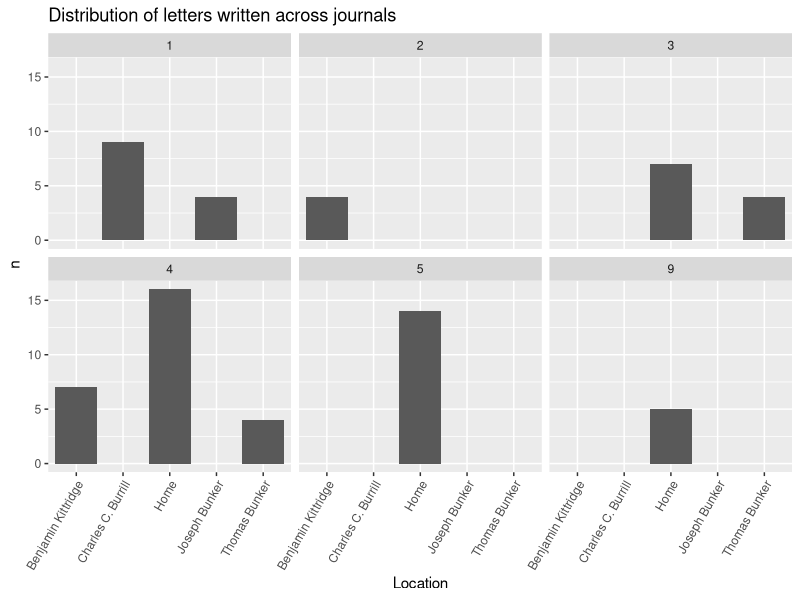
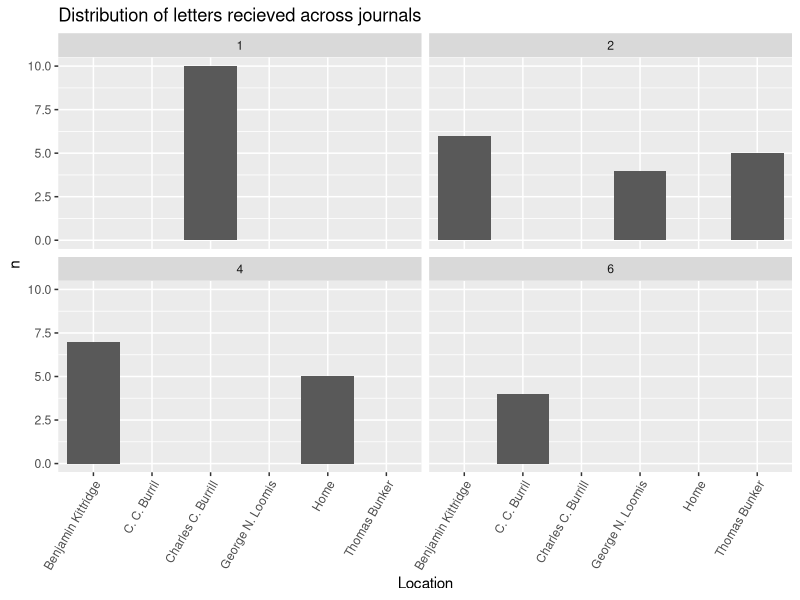
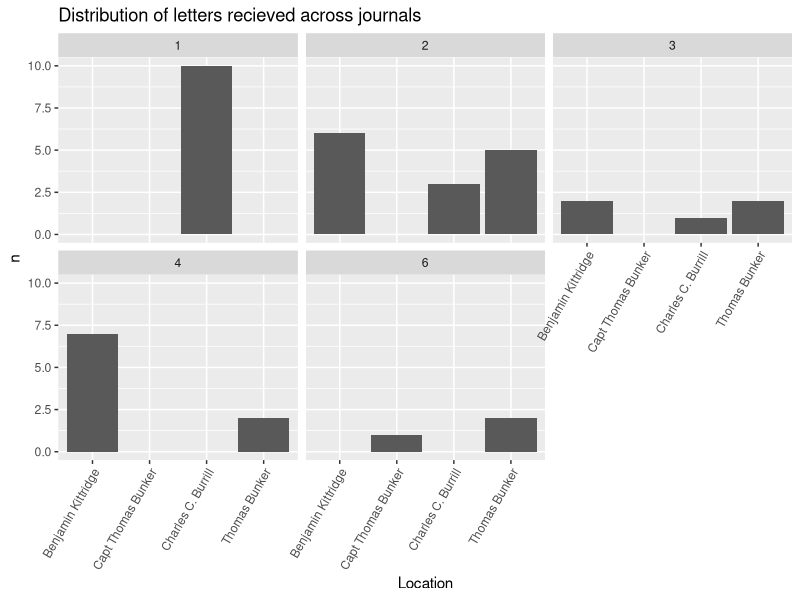
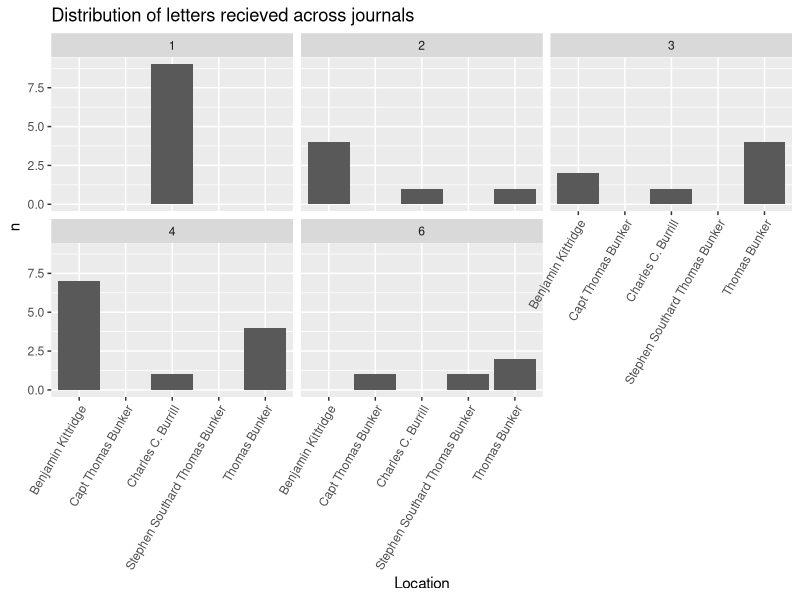

The R source for these figures, in order:
## ---- chunk 1
#install.packages(c("tidyverse", 
 #                  "tidytext",
  #                 "stopwords",
   #                "widyr",
    #               "tidygraph",
     #              "tidylo",
      #             "ggraph",
       #            "wordcloud",
        #           "dplyr"))
## ---- chunk 2
library(dplyr)
library(tidyverse)
library("magrittr") 
library(tidyverse)
library(tidytext)
## ---- chunk 3
library(readr)
journal_71_72 <- read_csv("Data_Sets/journal_1871_1872 - Sheet1 (1).csv")
journal_73 <- read_csv("Data_Sets/journal_1873 - Sheet1.csv")
journal_74 <- read_csv("Data_Sets/journal_1874 - Sheet1.csv")
journal_75 <- read_csv("Data_Sets/journal_1875 - Sheet1.csv")
journal_76 <- read_csv("Data_Sets/journal_1876 - Sheet1.csv")
journal_77 <- read_csv("Data_Sets/journal_1877 - Sheet1.csv")
journal_80 <- read_csv("Data_Sets/journal_1880 - Sheet1.csv")
journal_83 <- read_csv("Data_Sets/journal_1883 - Sheet1.csv")
journal_84 <- read_csv("Data_Sets/journal_1884 - Sheet1.csv")
journal_86 <- read_csv("Data_Sets/journal_1886 - Sheet1.csv")

## ---- chunk 4
journal_71_72$journal <- 1
journal_73$journal <- 2
journal_74$journal <- 3
journal_75$journal <- 4
journal_76$journal <- 5
journal_77$journal <- 6

journal_80$journal <- 9

journal_83$journal <- 12
journal_84$journal <- 13

journal_86$journal <- 15
## ---- chunk 5
journal_71_72 <- journal_71_72 %>%
  rename(transcription_accuracy = transcription) %>%
  mutate(image_path = as.character(image_path)) %>%
  mutate(image_description = as.character(image_description))

journal_75 <- journal_75 %>%
  mutate(quantity = as.character(quantity)) %>%
  mutate(latitude = as.logical(latitude)) %>%
  mutate(latitude_origin = as.logical(latitude_origin)) %>%
  mutate(longitude = as.logical(longitude)) %>%
  mutate(longitude_origin = as.logical(longitude_origin))

journal_76 <- journal_76 %>%
  mutate(quantity = as.character(quantity)) %>%
  mutate(latitude = as.logical(latitude)) %>%
  mutate(latitude_origin = as.logical(latitude_origin)) %>%
  mutate(longitude = as.logical(longitude)) %>%
  mutate(longitude_origin = as.logical(longitude_origin)) %>%
  mutate(image_path = as.character(image_path)) %>%
  mutate(image_description = as.character(image_description)) %>%
  mutate(noteworthy = as.logical(noteworthy))

journal_77 <- journal_77 %>%
  mutate(quantity = as.character(quantity)) %>%
  mutate(image_path = as.character(image_path)) %>%
  mutate(image_description = as.character(image_description)) %>%
  mutate(noteworthy = as.logical(noteworthy)) %>%
  mutate(temperature_am = as.logical(temperature_am))

journal_80 <- journal_80 %>%
  mutate(image_path = as.character(image_path)) %>%
  mutate(image_description = as.character(image_description)) %>%
  mutate(noteworthy = as.logical(noteworthy)) %>%
  mutate(temperature_am = as.logical(temperature_am)) %>%
  mutate(temperature_pm = as.logical(temperature_pm)) %>%
  mutate(temperature_night = as.logical(temperature_night))
  
journal_86 <- journal_86 %>%
  mutate(image_path = as.character(image_path)) %>%
  mutate(image_description = as.character(image_description)) %>%
  mutate(noteworthy = as.logical(noteworthy)) %>%
  mutate(temperature_am = as.logical(temperature_am)) %>%
  mutate(temperature_pm = as.logical(temperature_pm)) %>%
  mutate(temperature_night = as.logical(temperature_night)) %>%
  mutate(latitude = as.logical(latitude)) %>%
  mutate(recorder = as.character(recorder)) %>%
  mutate(notes = as.character(notes)) %>%
  select(- ...37)

journal_83 <- journal_83 %>%
  mutate(image_path = as.character(image_path)) %>%
  mutate(image_description = as.character(image_description)) %>%
  mutate(noteworthy = as.logical(noteworthy)) %>%
  mutate(temperature_am = as.logical(temperature_am)) %>%
  mutate(latitude = as.logical(latitude)) %>%
  mutate(latitude_origin = as.logical(latitude_origin)) %>%
  mutate(longitude_origin = as.logical(longitude_origin)) %>%
  mutate(letter_from = as.character(letter_from))
  
journal_84 <- journal_84 %>%
  mutate(image_path = as.character(image_path)) %>%
  mutate(image_description = as.character(image_description)) %>%
  mutate(noteworthy = as.logical(noteworthy)) %>%
  mutate(temperature_am = as.logical(temperature_am)) %>%
  mutate(latitude = as.logical(latitude)) %>%
  mutate(latitude_origin = as.logical(latitude_origin)) %>%
  mutate(letter_to = as.character(letter_to))%>%
  mutate(notes = as.character(notes))
## ---- chunk 6
journals <- dplyr::bind_rows(journal_71_72, journal_73, journal_74, journal_75, journal_76, journal_77, journal_80, journal_86)
## ---- chunk 7
letters <- journals %>%
  filter(letter != "no letter")
## ---- chunk 8
read_letters <- letters %>%
  filter(letter_from != "NA")
  
## ---- chunk 9
write_letters <- letters %>%
  filter(letter_to != "NA")
## ---- chunk 10
read_letters <- read_letters %>%
  separate(letter_from, c("person_1", "person_2", "person_3", "person_4"), sep = ",")
## ---- chunk 11
per_1 <- read_letters %>%
  select(person_1, journal, journal_entry, date_mdy, month, transcription_accuracy, location, location_accuracy, local_place, local_place_accuracy, latitude,latitude_origin, longitude, longitude_origin, quantity, unit, item, letter, wind_direction_am, wind_direction_pm, wind_direction_night, weather_condition_am, weather_condition_pm, weather_condition_night, temperature_am, temperature_pm, temperature_night, image_path, image_description, recorder, notes, noteworthy, second_check) %>%
  rename(from = person_1)
per_2 <- read_letters %>%
  select(person_2, journal, journal_entry, date_mdy, month, transcription_accuracy, location, location_accuracy, local_place, local_place_accuracy, latitude,latitude_origin, longitude, longitude_origin, quantity, unit, item, letter, wind_direction_am, wind_direction_pm, wind_direction_night, weather_condition_am, weather_condition_pm, weather_condition_night, temperature_am, temperature_pm, temperature_night, image_path, image_description, recorder, notes, noteworthy, second_check) %>%
  rename(from = person_2)
per_3 <- read_letters %>%
  select(person_3, journal, journal_entry, date_mdy, month, transcription_accuracy, location, location_accuracy, local_place, local_place_accuracy, latitude,latitude_origin, longitude, longitude_origin, quantity, unit, item, letter, wind_direction_am, wind_direction_pm, wind_direction_night, weather_condition_am, weather_condition_pm, weather_condition_night, temperature_am, temperature_pm, temperature_night, image_path, image_description, recorder, notes, noteworthy, second_check) %>%
  rename(from = person_3)
per_4 <- read_letters %>%
  select(person_4, journal, journal_entry, date_mdy, month, transcription_accuracy, location, location_accuracy, local_place, local_place_accuracy, latitude,latitude_origin, longitude, longitude_origin, quantity, unit, item, letter, wind_direction_am, wind_direction_pm, wind_direction_night, weather_condition_am, weather_condition_pm, weather_condition_night, temperature_am, temperature_pm, temperature_night, image_path, image_description, recorder, notes, noteworthy, second_check) %>%
  rename(from = person_4)

read_letters <- dplyr::bind_rows(per_1, per_2, per_3, per_4)
## ---- chunk 12
read_letters <- read_letters %>%
  mutate(from = str_to_title(from)) %>%
  mutate(from = trimws(from, "both")) %>%
  filter(from != "NA")
## ---- chunk 13
(read_count <- read_letters %>%
   filter(from!= "NA") %>%
    count(from, sort = TRUE))
## ---- chunk 14
write_letters <- write_letters %>%
  separate(letter_to, c("person_1", "person_2", "person_3", "person_4"), sep = ",")
## ---- chunk 15
per_1 <- write_letters %>%
  select(person_1, journal, journal_entry, date_mdy, month, transcription_accuracy, location, location_accuracy, local_place, local_place_accuracy, latitude,latitude_origin, longitude, longitude_origin, quantity, unit, item, letter, wind_direction_am, wind_direction_pm, wind_direction_night, weather_condition_am, weather_condition_pm, weather_condition_night, temperature_am, temperature_pm, temperature_night, image_path, image_description, recorder, notes, noteworthy, second_check) %>%
  rename(to = person_1)
per_2 <- write_letters %>%
  select(person_2, journal, journal_entry, date_mdy, month, transcription_accuracy, location, location_accuracy, local_place, local_place_accuracy, latitude,latitude_origin, longitude, longitude_origin, quantity, unit, item, letter, wind_direction_am, wind_direction_pm, wind_direction_night, weather_condition_am, weather_condition_pm, weather_condition_night, temperature_am, temperature_pm, temperature_night, image_path, image_description, recorder, notes, noteworthy, second_check) %>%
  rename(to = person_2)
per_3 <- write_letters %>%
  select(person_3, journal, journal_entry, date_mdy, month, transcription_accuracy, location, location_accuracy, local_place, local_place_accuracy, latitude,latitude_origin, longitude, longitude_origin, quantity, unit, item, letter, wind_direction_am, wind_direction_pm, wind_direction_night, weather_condition_am, weather_condition_pm, weather_condition_night, temperature_am, temperature_pm, temperature_night, image_path, image_description, recorder, notes, noteworthy, second_check) %>%
  rename(to = person_3)
per_4 <- write_letters %>%
  select(person_4, journal, journal_entry, date_mdy, month, transcription_accuracy, location, location_accuracy, local_place, local_place_accuracy, latitude,latitude_origin, longitude, longitude_origin, quantity, unit, item, letter, wind_direction_am, wind_direction_pm, wind_direction_night, weather_condition_am, weather_condition_pm, weather_condition_night, temperature_am, temperature_pm, temperature_night, image_path, image_description, recorder, notes, noteworthy, second_check) %>%
  rename(to = person_4)

write_letters <- dplyr::bind_rows(per_1, per_2, per_3, per_4)
## ---- chunk 16
write_letters <- write_letters %>%
  mutate(to = str_to_title(to)) %>%
  mutate(to = trimws(to, "both")) %>%
  filter(to != "NA")
## ---- chunk 17
(write_count <- write_letters %>%
   filter(to != "NA") %>%
    count(to, sort = TRUE))

## ---- chunk 18
ben_kitt <-letters %>%
  filter(grepl('Benjamin Kittridge|benjamin kittridge', letter_from))
ben_kitt_2 <-letters %>%
  filter(grepl('Benjamin Kittridge|benjamin kittridge', letter_to))

ben_kitt <- dplyr::bind_rows(ben_kitt, ben_kitt_2)
## ---- chunk 19
(BK_words <- ben_kitt %>%
    unnest_tokens(word, journal_entry) %>%
    count(journal, word, sort = TRUE) %>%
    filter(!word %in% stop_words$word))
## ---- chunk 20
bk_mention <-journals %>%
  filter(grepl('Benj. Kittridge|Benjamin Kittredge|Kittredge', journal_entry)) %>%
  filter(letter == "no letter")
## ---- chunk 21
(bk_word_xletter <- bk_mention %>%
  filter(letter == "no letter") %>%
    unnest_tokens(word, journal_entry) %>%
    count(journal, word, sort = TRUE) %>%
    filter(!word %in% stop_words$word))
## ---- chunk 22
CC_Burr <-letters %>%
  filter(grepl('Charles C. Burrill|C. C. Burrill', letter_from))
CC_Burr_2 <-letters %>%
  filter(grepl('Charles C. Burrill|C. C. Burrill', letter_to))

CC_Burr <- dplyr::bind_rows(CC_Burr, CC_Burr_2)
## ---- chunk 23
(CC_words <- CC_Burr %>%
    unnest_tokens(word, journal_entry) %>%
    count(journal, word, sort = TRUE) %>%
    filter(!word %in% stop_words$word))
## ---- chunk 24
CB_mention <-journals %>%
  filter(grepl('CC Burrill|C.C. Burrill|C. C. Burrill|C C Burrill| Charles C. Burrill| Charles C Burrill|Chas. C. Burrill', journal_entry)) %>%
  filter(letter == "no letter")
## ---- chunk 25
(cb_word_xletter <- CB_mention %>%
  filter(letter == "no letter") %>%
    unnest_tokens(word, journal_entry) %>%
    count(journal, word, sort = TRUE) %>%
    filter(!word %in% stop_words$word))
## ---- chunk 26
Tom_Bunk <-letters %>%
  filter(grepl('Thomas Bunker', letter_from))
Tom_Bunk_2 <-letters %>%
  filter(grepl('Thomas Bunker', letter_to))

Tom_Bunk <- dplyr::bind_rows(Tom_Bunk, Tom_Bunk_2)
## ---- chunk 27
(TB_words <- Tom_Bunk %>%
    unnest_tokens(word, journal_entry) %>%
    count(journal, word, sort = TRUE) %>%
    filter(!word %in% stop_words$word))
## ---- chunk 28
tb_mention <-journals %>%
  filter(grepl('Thomas Bunker|Thom Bunker|thomas Bunker', journal_entry)) %>%
  filter(letter == "no letter")
## ---- chunk 29
(tb_word_xletter <- tb_mention %>%
  filter(letter == "no letter") %>%
    unnest_tokens(word, journal_entry) %>%
    count(journal, word, sort = TRUE) %>%
    filter(!word %in% stop_words$word))
## ---- chunk 30
JF_King <-letters %>%
  filter(grepl('J.F. Kingsley|J.F.K|JFK|Jfk|J F Kingsley| J. F. Kingsley', letter_from))
JF_King_2 <-letters %>%
  filter(grepl('J.F. Kingsley|J.F.K|JFK|Jfk|J F Kingsley| J. F. Kingsley', letter_to))

JF_King <- dplyr::bind_rows(JF_King, JF_King_2)
## ---- chunk 31
(JFK_words <- JF_King %>%
    unnest_tokens(word, journal_entry) %>%
    count(journal, word, sort = TRUE) %>%
    filter(!word %in% stop_words$word))
## ---- chunk 32
jfk_mention <-journals %>%
  filter(grepl('J.F. Kingsley|J.F.K|JFK|Jfk|J F Kingsley| J. F. Kingsley', journal_entry)) 
## ---- chunk 33
(jfk_word_xletter <- jfk_mention %>%
    unnest_tokens(word, journal_entry) %>%
    count(journal, word, sort = TRUE) %>%
    filter(!word %in% stop_words$word))
## ---- chunk 34
count_1 <- write_letters %>%
    filter(journal == 1) %>%
           count(to) 
count_2 <- write_letters %>%
    filter(journal == 2) %>%
           count(to) 
count_3 <- write_letters %>%
    filter(journal == 3) %>%
           count(to)
count_4 <- write_letters %>%
    filter(journal == 4) %>%
           count(to)
count_5 <- write_letters %>%
    filter(journal == 5) %>%
           count(to)
count_6 <- write_letters %>%
    filter(journal == 6) %>%
           count(to) 
count_9 <- write_letters %>%
    filter(journal == 9) %>%
           count(to)
count_12 <- write_letters %>%
    filter(journal == 12) %>%
           count(to)
count_13 <- write_letters %>%
    filter(journal == 13) %>%
           count(to)
count_15 <- write_letters %>%
    filter(journal == 15) %>%
           count(to) 

## ---- chunk 35
count_1$journal <- 1
count_2$journal <- 2
count_3$journal <- 3
count_4$journal <- 4
count_5$journal <- 5
count_6$journal <- 6
count_9$journal <- 9
count_12$journal <- 12
count_13$journal <- 13
count_15$journal <- 15
## ---- chunk 36

to_count <- dplyr::bind_rows(count_1, count_2, count_3, count_4, count_5, count_6, count_9, count_12,count_13, count_15)
## ---- chunk 37
to_count %>%
  group_by(journal) %>%
   filter(n > 3) %>%
  ggplot(aes(x=to, y=n)) + 
   geom_bar(stat = "identity")+
   facet_wrap(vars(journal))+
    theme(axis.text.x = element_text(angle = 60, hjust = 1))+
   labs(y = "n", x = "Location", title = "Distribution of letters written across journals")
## ---- chunk 38
count_1 <- read_letters %>%
    filter(journal == 1) %>%
           count(from) 
count_2 <- read_letters %>%
    filter(journal == 2) %>%
           count(from) 
count_3 <- read_letters %>%
    filter(journal == 3) %>%
           count(from)
count_4 <- read_letters %>%
    filter(journal == 4) %>%
           count(from)
count_5 <- read_letters %>%
    filter(journal == 5) %>%
           count(from)
count_6 <- read_letters %>%
    filter(journal == 6) %>%
           count(from) 
count_9 <- read_letters %>%
    filter(journal == 9) %>%
           count(from)
count_12 <- read_letters %>%
    filter(journal == 12) %>%
           count(from)
count_13 <- read_letters %>%
    filter(journal == 13) %>%
           count(from)
count_15 <- read_letters %>%
    filter(journal == 15) %>%
           count(from) 

## ---- chunk 39
count_1$journal <- 1
count_2$journal <- 2
count_3$journal <- 3
count_4$journal <- 4
count_5$journal <- 5
count_6$journal <- 6
count_9$journal <- 9
count_12$journal <- 12
count_13$journal <- 13
count_15$journal <- 15
## ---- chunk 40

from_count <- dplyr::bind_rows(count_1, count_2, count_3, count_4, count_5, count_6, count_9, count_12,count_13, count_15)
## ---- chunk 41
from_count %>%
  group_by(journal) %>%
   filter(n > 3) %>%
  ggplot(aes(x=from, y=n)) + 
   geom_bar(stat = "identity")+
   facet_wrap(vars(journal))+
    theme(axis.text.x = element_text(angle = 60, hjust = 1))+
   labs(y = "n", x = "Location", title = "Distribution of letters recieved across journals")
## ---- chunk 42
top_from <- dplyr::filter(from_count, grepl('C. C. Burill|C.C. Burrill|C.c. Burrill|CC Burrill|Charles C. Burrill|Charles C Burill|Benjamin Kittridge|Thomas Bunker|Capt. Thomas Bunker|J.F. Kingsley|J.F.K|JFK|Jfk|J F Kingsley| J. F. Kingsley', from))
## ---- chunk 43
top_from %>%
  group_by(journal) %>%
  ggplot(aes(x=from, y=n)) + 
   geom_bar(stat = "identity")+
   facet_wrap(vars(journal))+
    theme(axis.text.x = element_text(angle = 60, hjust = 1))+
   labs(y = "n", x = "Location", title = "Distribution of letters recieved across journals")
## ---- chunk 44
top_to <- dplyr::filter(to_count, grepl('C. C. Burill|C.C. Burrill|C.c. Burrill|CC Burrill|Charles C. Burrill|Charles C Burill|Benjamin Kittridge|Thomas Bunker|Capt. Thomas Bunker|J.F. Kingsley|J.F.K|JFK|Jfk|J F Kingsley| J. F. Kingsley', to))
## ---- chunk 45
top_to %>%
  group_by(journal) %>%
  ggplot(aes(x=to, y=n)) + 
   geom_bar(stat = "identity")+
   facet_wrap(vars(journal))+
    theme(axis.text.x = element_text(angle = 60, hjust = 1))+
   labs(y = "n", x = "Location", title = "Distribution of letters recieved across journals")
## ---- chunk 46
#mapping <- c("74250" = 1, "8000" = 2, "9000" = 3)
#data$Week_Number <- mapping[as.character(data$Process_ID)]

#https://forum.posit.co/t/creating-a-new-column-based-on-another-column/109464/6
## ---- chunk 47
Top_2 <-   
  dplyr::filter(write_letters, grepl('C. C. Burill|C.C. Burrill|C.c. Burrill|CC Burrill|Charles C. Burrill|Charles C Burill|Benjamin Kittridge|Thomas Bunker|Capt. Thomas Bunker|J.F. Kingsley|J.F.K|JFK|Jfk|J F Kingsley| J. F. Kingsley', to))%>%
  rename(person = to)
Top_f <-
  dplyr::filter(read_letters, grepl('C. C. Burill|C.C. Burrill|C.c. Burrill|CC Burrill|Charles C. Burrill|Charles C Burill|Benjamin Kittridge|Thomas Bunker|Capt. Thomas Bunker|J.F. Kingsley|J.F.K|JFK|Jfk|J F Kingsley| J. F. Kingsley', from))%>%
  rename(person = from)

top <- dplyr::bind_rows(Top_2, Top_f)
## ---- chunk 48
mapping <- c("Charles C. Burrill" = 44.5434, "Benjamin Kittridge" = 44.387699, "Thomas Bunker" = 44.2534, "Capt Thomas Bunker" = 44.2534, "Stephen Southard Thomas Bunker" = 44.2534)

top$latitude_to <- mapping[as.character(top$person)]
## ---- chunk 49
mapping <- c("Charles C. Burrill" = -68.4195, "Benjamin Kittridge" = -68.212219, "Thomas Bunker" = -68.1837, "Capt Thomas Bunker" = -68.1837, "Stephen Southard Thomas Bunker" = -68.1837)

top$longitude_to <- mapping[as.character(top$person)]
## ---- chunk 50
mapping <- c("Winter Harbor" = 44.3948,                     
"West Gouldsboro, Winter Harbor" = 44.3948, 
# "NA"
"West Gouldsboro" = 44.4695,       
"Winter Harbor, Mark Island, Winter Harbor" = 44.3948,
"Hog Island, Jones Cove" = 44.4687,      
# "Salem"                                    
"Boston"  = 42.3601,                                 
"Stave Island, Winter Harbor" = 44.3948,          
"Prospect Harbor" = 44.4033,                       
"Ellsworth" = 44.5434,                  
"Bangor" = 44.8016,        
"Winter Harbor, West Gouldsboro" = 44.3948,      
"Winter Harbor, Turtle Isle, Winter Harbor" = 44.3948,
"Winter Harbor, Iron Bound, Winter Harbor" = 44.3948,
"Hancock, Petit Manan, Winter Harbor" = 44.3948, 
"Deer Isle, Bass Harbor, Winter Harbor"  = 44.3948,  
"Duck Islands, Winter Harbor" = 44.3948,
"Bass Habor, Winter Harbor"= 44.3948
# "Albany Railroad Wharf"  
)
top$latitude <- mapping[as.character(top$location)]
## ---- chunk 51
mapping <- c("Winter Harbor" = -68.0830,                     
"West Gouldsboro, Winter Harbor"= -68.0830,  
# "NA"
"West Gouldsboro" = -68.0903,               
"Winter Harbor, Mark Island, Winter Harbor" = -68.0830,
"Hog Island, Jones Cove" = -68.1017,
# "Salem"                                    
"Boston" = -71.0589,                               
"Stave Island, Winter Harbor" = -68.0830,           
"Prospect Harbor" = 68.0254,                      
"Ellsworth" = -68.4195,                   
"Bangor" = -68.7712,                       
"Winter Harbor, West Gouldsboro" = -68.0830,
"Winter Harbor, Turtle Isle, Winter Harbor" = -68.0830,
"Winter Harbor, Iron Bound, Winter Harbor" = -68.0830,
"Hancock, Petit Manan, Winter Harbor" = -68.0830,
"Deer Isle, Bass Harbor, Winter Harbor" = -68.0830,
"Duck Islands, Winter Harbor" = -68.0830, 
"Bass Habor, Winter Harbor" = -68.0830  
# "Albany Railroad Wharf"  
)

top$longitude <- mapping[as.character(top$location)]
## ---- chunk 52
write.csv(top, "letter.csv", row.names=FALSE)
